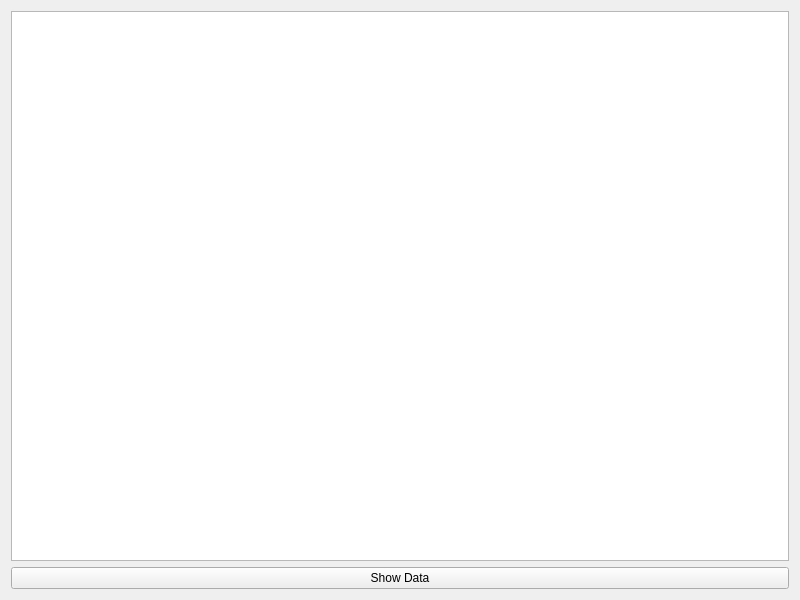
<?xml version="1.0" encoding="UTF-8"?>
<ui version="4.0">
 <class>Widget</class>
 <widget class="QWidget" name="Widget">
  <property name="geometry">
   <rect>
    <x>0</x>
    <y>0</y>
    <width>800</width>
    <height>600</height>
   </rect>
  </property>
  <property name="windowTitle">
   <string>Widget</string>
  </property>
  <layout class="QVBoxLayout" name="verticalLayout">
   <item>
    <widget class="QListView" name="listView"/>
   </item>
   <item>
    <widget class="QPushButton" name="show_data_button">
     <property name="text">
      <string>Show Data</string>
     </property>
    </widget>
   </item>
  </layout>
 </widget>
 <resources/>
 <connections/>
</ui>
